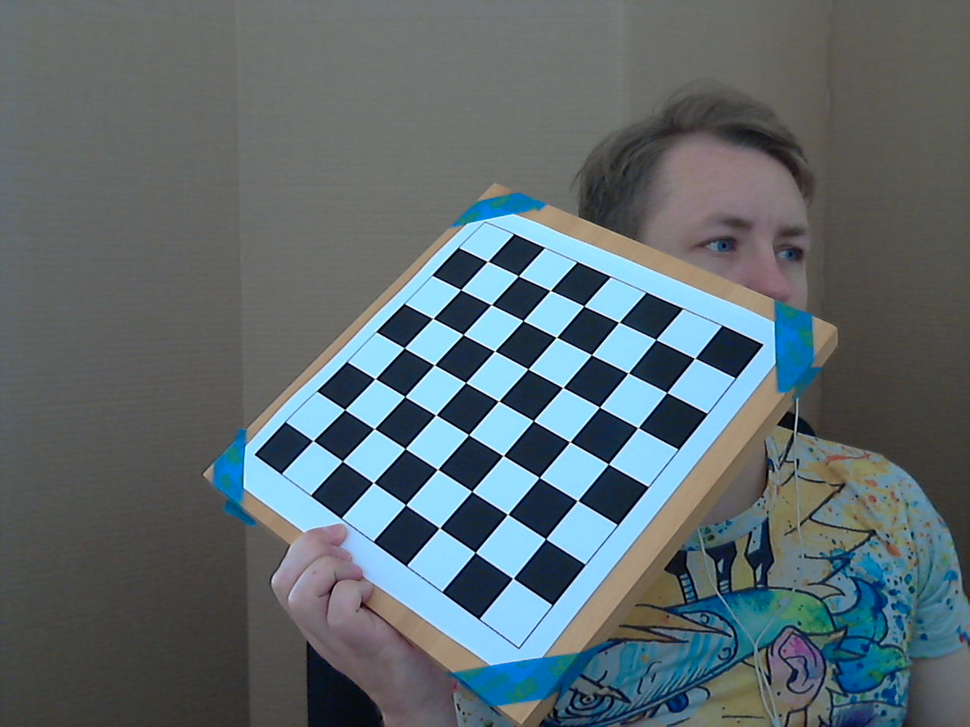
#> input picture src/resources/old_picture_hold/1/opencv_frame_1_0.png, 970 x 727 px, shrunk from 1280 x 960 before the run
$ python 3d_square.py
#> lines starting #> are read from the running program, lines starting #| are printed output that depends on the picture; after the words box and inside, x2 and y2 are one past the last pixel; in counts of white or black regions, pixels touching at a corner belong together; long printed decimals are rounded
import numpy as np
import cv2 as cv

board_size = (7, 7)

# termination criteria
criteria = (cv.TERM_CRITERIA_EPS + cv.TERM_CRITERIA_MAX_ITER, 30, 0.001)

# prepare object points, like (0,0,0), (1,0,0), (2,0,0) ....,(6,5,0)
objp = np.zeros((board_size[1]*board_size[0],3), np.float32)
objp[:,:2] = np.mgrid[0:board_size[0],0:board_size[1]].T.reshape(-1,2)

# Arrays to store object points and image points from all the images.
objpoints = [] # 3d point in real world space
imgpoints = [] # 2d points in image plane.

# Read image
fname = '../../resources/old_picture_hold/1/opencv_frame_1_0.png'
img = cv.imread(fname)
#> img is the input picture: shape (727, 970, 3); mean B, G, R 110.7, 105.8, 92.8
gray = cv.cvtColor(img, cv.COLOR_BGR2GRAY)
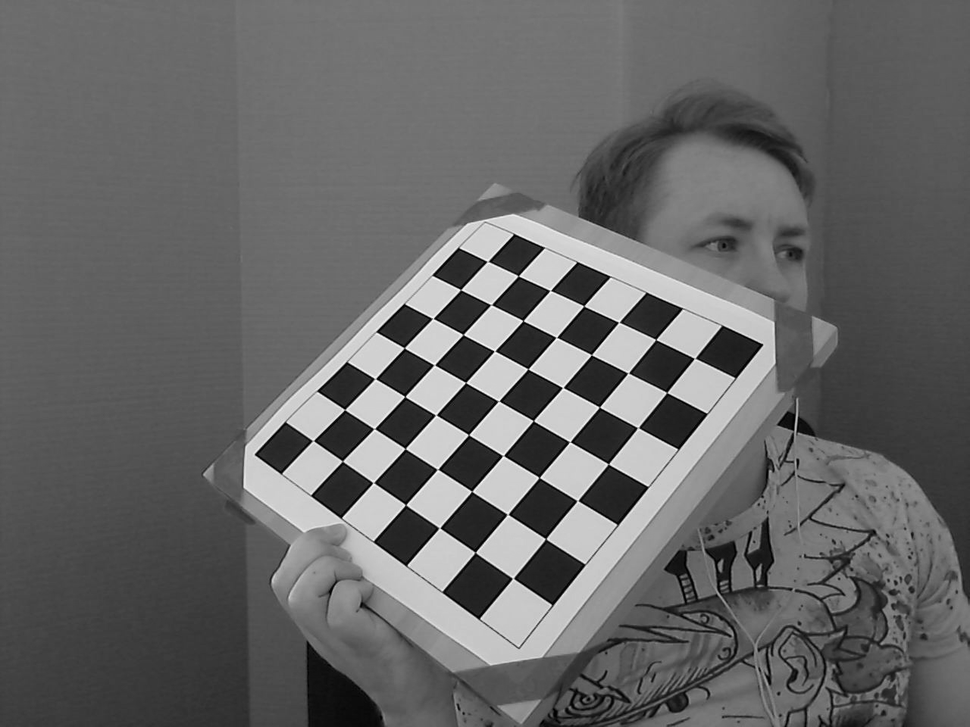
#> gray: shape (727, 970); min 0, max 255, mean 102.5

# Find the chess board corners
ret, corners = cv.findChessboardCorners(gray, board_size, None)
#> ret = True; corners = 49 rows, first 8: [487.3, 261.5], [518.2, 275.9], [550.1, 290.6], [583.7, 305.9], [618.7, 322.3], [655.8, 339.5], [694.6, 358.3], [460.6, 289.7]

# If found, add object points, image points (after refining them)
if not ret:
    print('fail at ret')
    exit(0)

objpoints.append(objp)

corners2 = cv.cornerSubPix(gray, corners, (11, 11), (-1, -1), criteria)
#> corners2 = 49 rows, first 8: [487.5, 261.4], [518.4, 275.8], [550.3, 290.5], [583.8, 305.9], [618.8, 322.3], [655.7, 339.5], [694.7, 358.3], [460.6, 289.7]
imgpoints.append(corners)

# Draw and display the corners
cv.drawChessboardCorners(img, board_size, corners, ret)
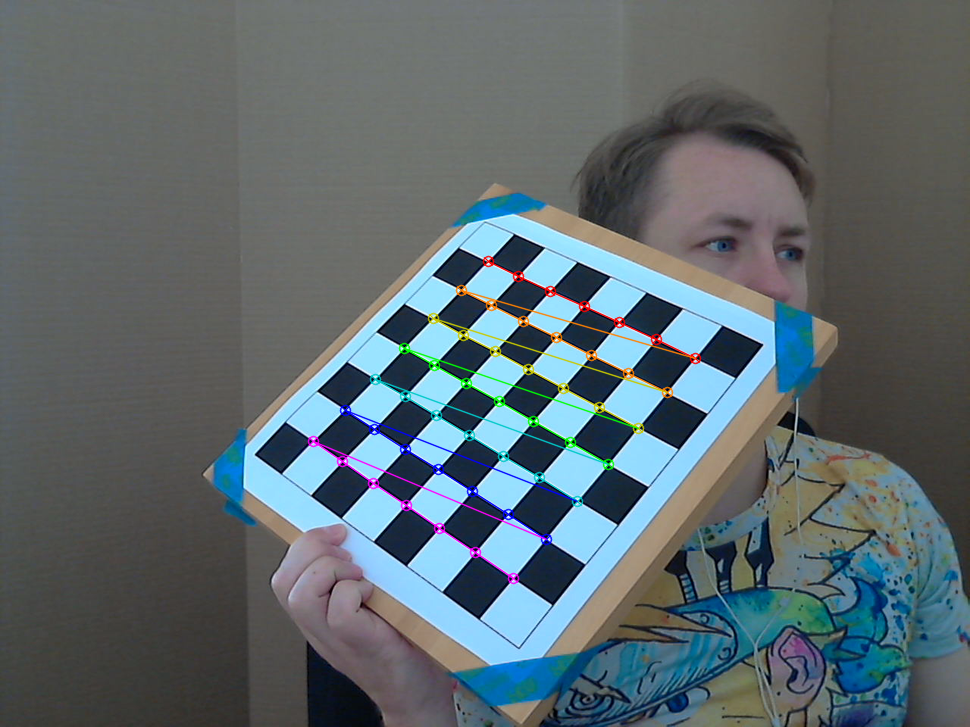
#> img: shape (727, 970, 3); 1.78% of pixels changed, all inside (x1, y1, x2, y2) = (307, 255, 702, 585)


def show_image(image_to_draw):
    cv.imshow('img', image_to_draw)
    # print("pass_" + fname)
    while True:
        k = cv.waitKey(10)
#> (key Esc is pressed here)
        if k % 256 == 27:
            break


show_image(img)

ret, mtx, dist, rvecs, tvecs = cv.calibrateCamera(objpoints, imgpoints, gray.shape[::-1], None, None)
#> ret = 0.306; mtx = [[1049, 0, 454], [0, 1088.4, 386], [0, 0, 1]]; dist = [[0.37, -10.44, -0.0152, -0.0151, 92.37]]; rvecs = ([-0.56, 0.507, 0.615],); tvecs = ([0.809, -2.89, 25.42],)
# print("mtx: " + str(mtx))
# print("dist: " + str(dist))
np.savez("0_distorition_info.txt", mtx)
print(mtx)
#| [[1.04898830e+03 0.00000000e+00 4.54037853e+02]
#|  [0.00000000e+00 1.08836070e+03 3.86032149e+02]
#|  [0.00000000e+00 0.00000000e+00 1.00000000e+00]]

img = cv.imread(fname)
h, w = img.shape[:2]
#> h = 727; w = 970
newcameramtx, roi = cv.getOptimalNewCameraMatrix(mtx, dist, (w, h), 1, (w, h))
#> newcameramtx = [[1511.3, 0, 539.1], [0, 1124.5, 377.2], [0, 0, 1]]; roi = (315, 284, 403, 198)
# print("ncm: " + str(newcameramtx))
# print("roi: " + str(roi))

# undistort
dst = cv.undistort(img, mtx, dist, None, newcameramtx)
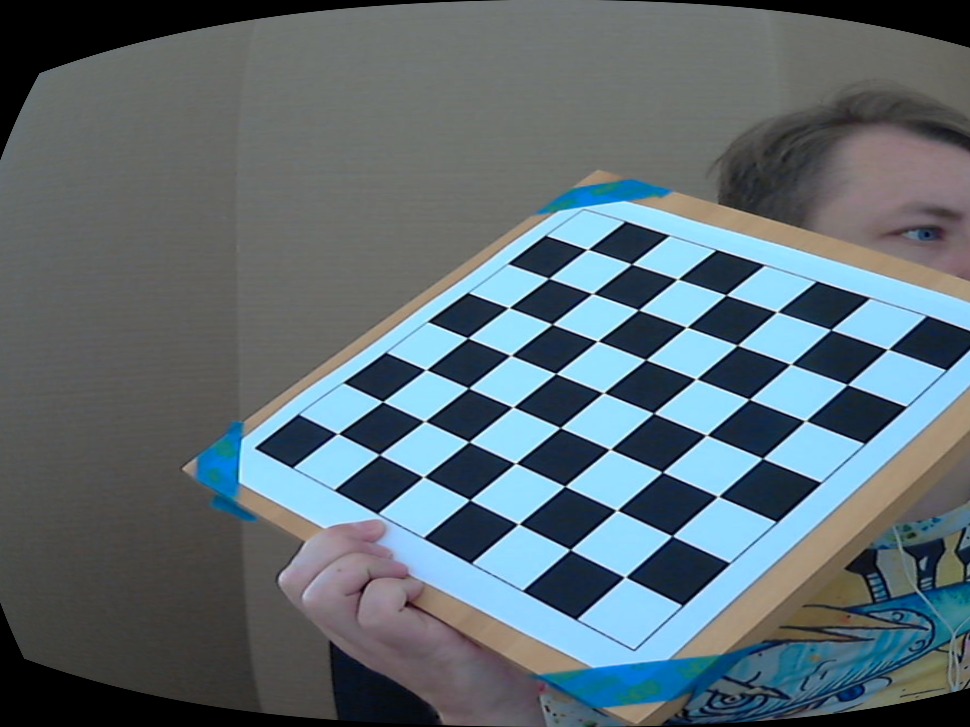
#> dst: shape (727, 970, 3); mean B, G, R 115.4, 108, 93

# crop the image
x, y, w, h = roi
#> x = 315; y = 284; w = 403; h = 198
dst = dst[y:y + h, x:x + w]
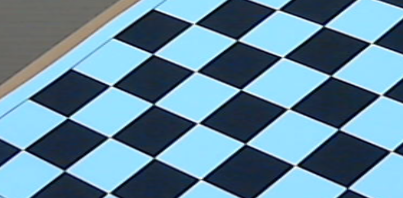
#> dst: shape (198, 403, 3); mean B, G, R 158.1, 137.6, 100.5
# cv2.imwrite('calibresult.png',dst)


def draw(img, corners, imgpts):
    corner = tuple(corners[0].ravel())
    img = cv.line(img, corner, tuple(imgpts[0][1+1].ravel()), (255,0,0), 5)
    img = cv.line(img, corner, tuple(imgpts[0][7+7].ravel()), (0,255,0), 5)
    img = cv.line(img, corner, tuple(imgpts[0][7+1+7+1].ravel()), (0,0,255), 5)
    return img
# [16 lines of commented-out code are left out]
criteria2 = (cv.TERM_CRITERIA_EPS + cv.TERM_CRITERIA_MAX_ITER, 30, 0.001)
objp2 = np.zeros((board_size[1]*board_size[0],3), np.float32)
objp2[:,:2] = np.mgrid[0:board_size[0],0:board_size[1]].T.reshape(-1,2)
axis2 = np.float32([[3,0,0], [0,3,0], [0,0,-3]]).reshape(-1,3)

# Find the rotation and translation vectors.
ret2,rvecs2, tvecs2 = cv.solvePnP(objp2, corners2, mtx, dist)
#> ret2 = True; rvecs2 = [-0.56, 0.507, 0.615]; tvecs2 = [0.809, -2.89, 25.42]
# project 3D points to image plane
imgpts2, jac2 = cv.projectPoints(axis2, rvecs2, tvecs2, mtx, dist)
#> imgpts2 = [[583.9, 306.4], [404.3, 347.8], [453.1, 160.2]]

print('f')
print(corners2)
#> (printed output is left out)
print('g')
print(imgpts2)
#| [[[583.8981  306.374]]
#|  [[404.290 347.845]]
#|  [[453.1024  160.1837 ]]]
def draw2(img, corners, imgpts):
    corner = tuple(corners[0].ravel())
#> corner = (487.5, 261.4)
    img = cv.line(img, corner, tuple(imgpts[0].ravel()), (255,0,0), 5)
    img = cv.line(img, corner, tuple(imgpts[1].ravel()), (0,255,0), 5)
    img = cv.line(img, corner, tuple(imgpts[2].ravel()), (0,0,255), 5)
    return img
img = draw2(img,corners2,imgpts2)

cv.imshow('img',img)
k = cv.waitKey(0) & 0xFF
#> (key Esc is pressed here)
if k == ord('s'):
    cv.imwrite(fname[:6]+'.png', img)


axis3 = np.float32([[0,0,0], [0,3,0], [3,3,0], [3,0,0],
                   [0,0,-3],[0,3,-3],[3,3,-3],[3,0,-3] ])
ret2,rvecs2, tvecs2 = cv.solvePnP(objp2, corners2, mtx, dist)
imgpts3, jac3 = cv.projectPoints(axis3, rvecs2, tvecs2, mtx, dist)
#> imgpts3 = [[487.4, 261.2], [404.3, 347.8], [498.7, 401.4], [583.9, 306.4], [453.1, 160.2], [359.8, 251.4], [461.8, 303.7], [557.5, 202.6]]

def draw3(img, corners, imgpts):
    imgpts = np.int32(imgpts).reshape(-1,2)
#> imgpts = [[487, 261], [404, 347], [498, 401], [583, 306], [453, 160], [359, 251], [461, 303], [557, 202]]
    # draw ground floor in green
    img = cv.drawContours(img, [imgpts[:4]],-1,(0,255,0),-3)
    # draw pillars in blue color
    for i,j in zip(range(4),range(4,8)):
        img = cv.line(img, tuple(imgpts[i]), tuple(imgpts[j]),(255),3)
#> this loop made 4 passes
#> pass 1, in draw3, `img = cv.line(img, tuple(imgpts[i]), tuple(imgpts[j]),(255),3)`:
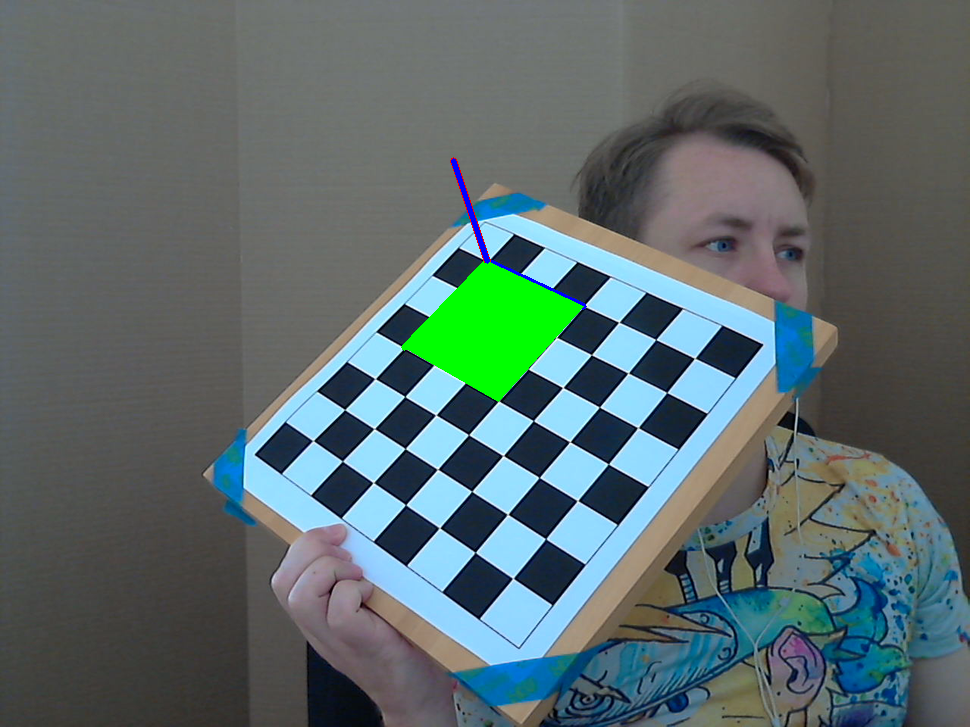
#> img: shape (727, 970, 3); mean B, G, R 107.7, 107.7, 90.8
#> after the loop:
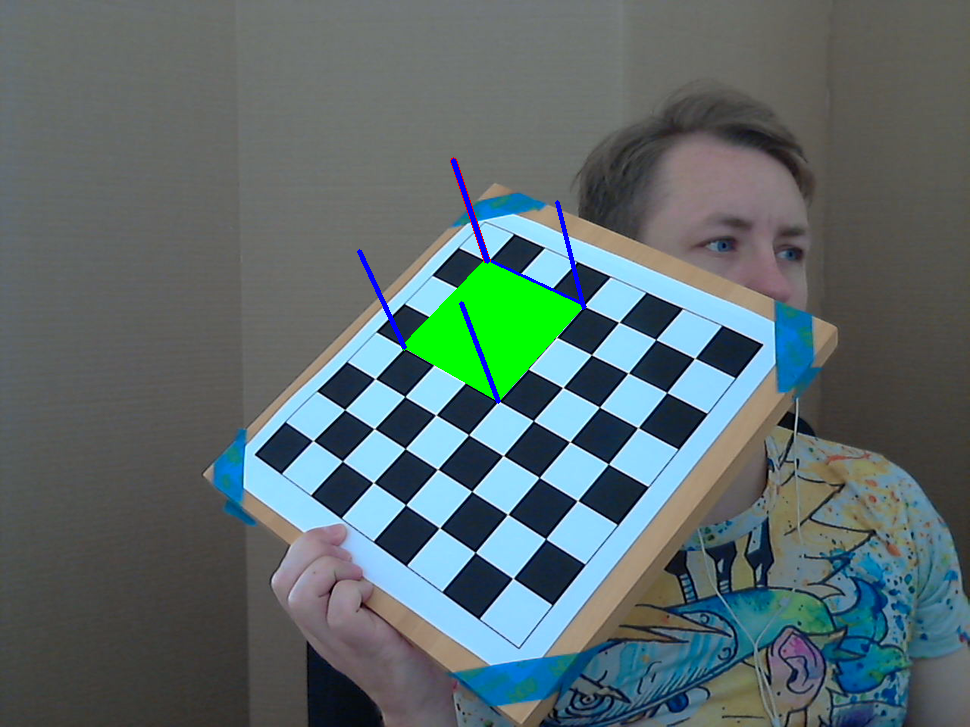
#> img: shape (727, 970, 3); mean B, G, R 108.1, 107.3, 90.7
    # draw top layer in red color
    img = cv.drawContours(img, [imgpts[4:]],-1,(0,0,255),3)
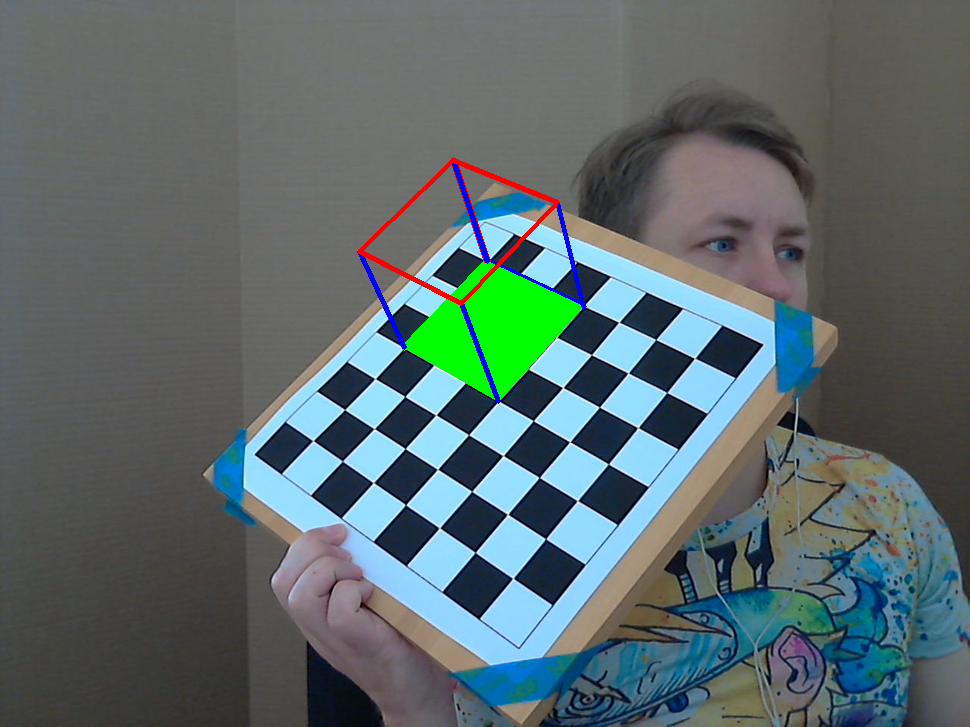
#> img: shape (727, 970, 3); 0.32% of pixels changed, all inside (x1, y1, x2, y2) = (357, 158, 560, 306)
    return img

img = draw3(img,corners2,imgpts3)
cv.imshow('img',img)
k = cv.waitKey(0) & 0xFF
#> (key Esc is pressed here)
if k == ord('s'):
    cv.imwrite(fname[:6]+'.png', img)

cv.destroyAllWindows()
